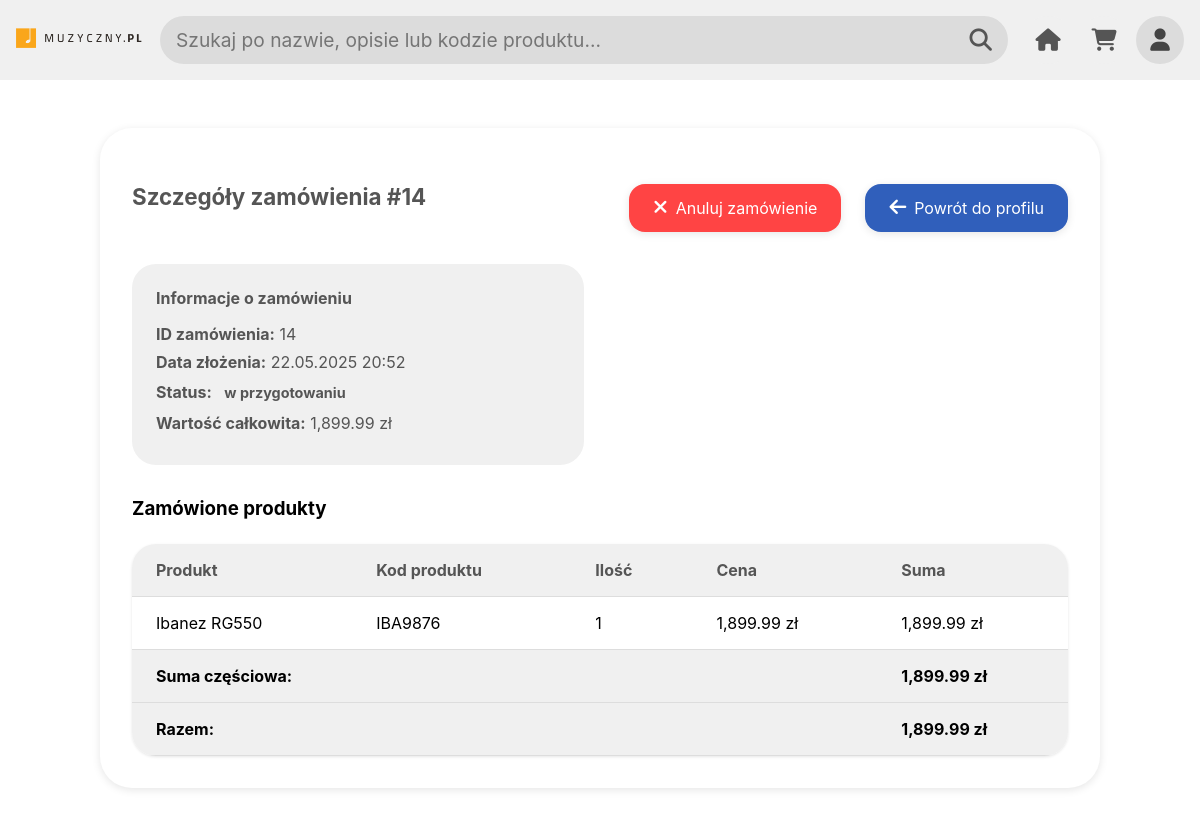
The app's page /src/pages/profile.php?order_details=14 (signed in) with its own data.
### tables this page shows
CREATE TABLE `zamowienia` (
  `id` int(11) NOT NULL,
  `klient_id` int(11) NOT NULL,
  `data_zamowienia` datetime NOT NULL DEFAULT current_timestamp(),
  `status` enum('w przygotowaniu','wysłane','dostarczone','anulowane') NOT NULL DEFAULT 'w przygotowaniu',
  `kod_promocyjny_id` int(11) DEFAULT NULL,
  `adres_wysylki` text NOT NULL
);

CREATE TABLE `zamowienie_szczegoly` (
  `id` int(11) NOT NULL,
  `zamowienie_id` int(11) NOT NULL,
  `instrument_id` int(11) NOT NULL,
  `ilosc` int(11) NOT NULL CHECK (`ilosc` > 0),
  `cena` decimal(10,2) NOT NULL CHECK (`cena` > 0)
);

CREATE TABLE `instrumenty` (
  `id` int(11) NOT NULL,
  `kod_produktu` varchar(16) NOT NULL,
  `nazwa` varchar(255) NOT NULL,
  `opis` text NOT NULL,
  `cena_sprzedazy` decimal(10,2) NOT NULL COMMENT 'Cena sprzedaży detalicznej',
  `cena_kupna` decimal(10,2) NOT NULL COMMENT 'Cena zakupu od producenta',
  `cena_wypozyczenia_dzien` decimal(10,2) NOT NULL COMMENT 'Cena wypożyczenia za dzień',
  `stan_magazynowy` int(11) NOT NULL DEFAULT 0 CHECK (`stan_magazynowy` >= 0),
  `producent_id` int(11) NOT NULL,
  `kategoria_id` int(11) NOT NULL
);

### src/includes/fetch/fetch_order_details.php (called while the page is built, shortened)
<?php
function fetchOrderDetails($order_id, $connection) {
  $order_id = mysqli_real_escape_string($connection, $order_id);
  $sql = "SELECT z.*, u.nazwa_uzytkownika as nazwa_klienta, k.id as klient_id
          FROM zamowienia z
          JOIN klienci k ON z.klient_id = k.id
          JOIN uzytkownicy u ON k.uzytkownik_id = u.id
          WHERE z.id = '$order_id'";
  $result = mysqli_query($connection, $sql);
  $order = mysqli_fetch_assoc($result);
  $sql = "SELECT zs.*, i.nazwa, i.kod_produktu
          FROM zamowienie_szczegoly zs
          JOIN instrumenty i ON zs.instrument_id = i.id
          WHERE zs.zamowienie_id = '$order_id'";
  $result = mysqli_query($connection, $sql);
  $items = [];
  $subtotal = 0;
  while ($item = mysqli_fetch_assoc($result)) {
    $items[] = $item;
    $subtotal += $item['cena'] * $item['ilosc'];
  }
  $discount_percent = 0;
  $discount_amount = $discount_percent > 0 ? $subtotal * ($discount_percent / 100) : 0;
  $total = $subtotal - $discount_amount;
  $summary = [
    'subtotal' => number_format($subtotal, 2),
    'discount' => $discount_percent > 0 ? number_format($discount_amount, 2) : null,
    'discount_percent' => $discount_percent > 0 ? $discount_percent : null,
    'total' => number_format($total, 2)
  ];
  $order['data_zamowienia'] = date('d.m.Y H:i', strtotime($order['data_zamowienia']));
  $order['adres'] = null;
  return [
    'order' => $order,
    'items' => $items,
    'summary' => $summary
  ];
}

### src/pages/profile.php (the view, shortened to what this page needs)
<?php
  include_once '../includes/config/db_config.php';
  include_once '../includes/fetch/fetch_order_details.php';
  $ORDER_STATUSES = [
    'w przygotowaniu' => ['class' => 'status-badge warning'],
    'wysłane' => ['class' => 'status-badge info'],
    'dostarczone' => ['class' => 'status-badge success'],
    'anulowane' => ['class' => 'status-badge danger']
  ];
  $errors = [
    'email' => '',
    'password' => '',
    'employee' => '',
    'employee_password' => '',
    'register_email' => '',
    'register_password' => '',
    'register_username' => '',
  ];
  $values = [
    'email' => '',
    'employee_id' => '',
    'register_email' => '',
    'register_username' => '',
  ];
  $isLoggedIn = isset($_SESSION['user_id']);
  if ($isLoggedIn) {
    $userId = $_SESSION['user_id'];
    $query = "SELECT u.*, k.id as klient_id FROM uzytkownicy u
              LEFT JOIN klienci k ON u.id = k.uzytkownik_id
              WHERE u.id = ?";
    $stmt = mysqli_prepare($connection, $query);
    mysqli_stmt_bind_param($stmt, 'i', $userId);
    mysqli_stmt_execute($stmt);
    $result = mysqli_stmt_get_result($stmt);
    $userData = mysqli_fetch_assoc($result);
    if (isset($_GET['order_details']) && is_numeric($_GET['order_details'])) {
      $orderDetails = fetchOrderDetails($_GET['order_details'], $connection);
      if ($orderDetails && $orderDetails['order']['klient_id'] == $userData['klient_id']) {
        $viewingOrderDetails = true;
      }
    }
  } else {
    if ($_SERVER["REQUEST_METHOD"] === "POST") {
      handleLogin($connection, $errors, $values);
      handleEmployeeLogin($connection, $errors, $values);
      handleRegistration($connection, $errors, $values);
    }
  }
?>
<!DOCTYPE html>
<html lang="pl">
<head>
  <link href="../assets/css/profile.css" rel="stylesheet">
</head>
<body>
<?php include '../components/header.php'; ?>
<main class="fade-in">
  <?php if ($isLoggedIn): ?>
    <?php if (isset($viewingOrderDetails) && $orderDetails): ?>
      <div class="order-details-container">
        <div class="order-details-header">
          <h2>Szczegóły zamówienia #<?= $orderDetails['order']['id'] ?></h2>
          <div class="button-group">
            <?php if ($orderDetails['order']['status'] !== 'dostarczone' && $orderDetails['order']['status'] !== 'anulowane'): ?>
              <form method="POST" class="cancel-order-form" onsubmit="return confirm('Czy na pewno chcesz anulować to zamówienie?');">
                <button type="submit" name="cancel_order" class="form-button btn-danger">
                  <i class="fas fa-times"></i> Anuluj zamówienie
                </button>
              </form>
            <?php endif; ?>
            <a href="profile.php" class="form-button"><i class="fas fa-arrow-left"></i> Powrót do profilu</a>
          </div>
        </div>
        <div class="order-info">
          <div class="info-group">
            <h3>Informacje o zamówieniu</h3>
            <p><strong>ID zamówienia:</strong> <?= $orderDetails['order']['id'] ?></p>
            <p><strong>Data złożenia:</strong> <?= $orderDetails['order']['data_zamowienia'] ?></p>
            <p><strong>Status:</strong>
              <span class="status-badge <?= $ORDER_STATUSES[$orderDetails['order']['status']]['class'] ?>">
                <?= $orderDetails['order']['status'] ?>
              </span>
            </p>
            <p><strong>Wartość całkowita:</strong> <?= $orderDetails['summary']['total'] ?> zł</p>
          </div>
        </div>
        <h3>Zamówione produkty</h3>
        <div class="admin-table-wrapper">
          <table class="admin-table">
            <thead>
              <tr>
                <th>Produkt</th>
                <th>Kod produktu</th>
                <th>Ilość</th>
                <th>Cena</th>
                <th>Suma</th>
              </tr>
            </thead>
            <tbody>
              <?php foreach ($orderDetails['items'] as $item): ?>
                <tr>
                  <td><?= htmlspecialchars($item['nazwa']) ?></td>
                  <td><?= htmlspecialchars($item['kod_produktu']) ?></td>
                  <td><?= $item['ilosc'] ?></td>
                  <td><?= number_format($item['cena'], 2) ?> zł</td>
                  <td><?= number_format($item['cena'] * $item['ilosc'], 2) ?> zł</td>
                </tr>
              <?php endforeach; ?>
            </tbody>
            <tfoot>
              <tr>
                <td colspan="4" class="text-right"><strong>Suma częściowa:</strong></td>
                <td><?= $orderDetails['summary']['subtotal'] ?> zł</td>
              </tr>
              <tr>
                <td colspan="4" class="text-right"><strong>Razem:</strong></td>
                <td><strong><?= $orderDetails['summary']['total'] ?> zł</strong></td>
              </tr>
            </tfoot>
          </table>
        </div>
      </div>
    <?php endif; ?>
  <?php endif; ?>
</main>
</body>
</html>

### src/assets/css/profile.css (style rules this page uses)
html, body, main { width: 100%; height: 100%; }
.form-button, .order-actions .form-button { display: flex; flex-direction: row; justify-content: center; align-items: center; gap: var(--spacing-xs); height: var(--button-height-lg); padding-inline: var(--spacing-md); border-radius: var(--radius-sm); color: var(--button-text-color); background-color: var(--button-more-bg); box-shadow: 0 2px 8px rgba(0, 0, 0, 0.1); text-decoration: none; width: fit-content; border: none; cursor: pointer; }
.form-button.btn-danger { background-color: var(--error-color); }
.button-group { display: flex; gap: var(--spacing-md); justify-content: flex-end; margin-top: var(--spacing-md); }
.btn-danger { background-color: var(--error-color); color: var(--button-text-color); }
.order-details-container { align-self: center; width: 100%; max-width: 1000px; margin: var(--spacing-lg) auto; padding: var(--spacing-lg); border-radius: var(--radius-lg); background-color: var(--primary-bg); box-shadow: 0 2px 8px rgba(0, 0, 0, 0.1); }
.order-details-header { display: flex; justify-content: space-between; align-items: center; margin-bottom: var(--spacing-lg); }
.order-details-header h2 { margin: 0; font-size: var(--font-xl); color: var(--text-color); }
.order-details-header .form-button { width: auto; padding: var(--spacing-sm) var(--spacing-md); }
.order-info { display: grid; grid-template-columns: 1fr 1fr; gap: var(--spacing-lg); margin-bottom: var(--spacing-lg); }
.info-group { background-color: var(--secondary-bg); padding: var(--spacing-md); border-radius: var(--radius-md); }
.info-group h3 { margin: 0 0 var(--spacing-sm); color: var(--text-color); font-size: var(--font-md); }
.info-group p { margin: var(--spacing-xs) 0; color: var(--text-color); }
.admin-table-wrapper { overflow-x: auto; margin-top: var(--spacing-md); background-color: var(--primary-bg); border-radius: var(--radius-md); box-shadow: 0 1px 3px rgba(0, 0, 0, 0.1); }
.admin-table { width: 100%; border-collapse: collapse; }
.admin-table th, .admin-table td { padding: var(--spacing-sm) var(--spacing-md); text-align: left; border-bottom: 1px solid var(--form-border); }
.admin-table th { background-color: var(--secondary-bg); font-weight: bold; color: var(--text-color); white-space: nowrap; }
.admin-table tfoot td { background-color: var(--secondary-bg); font-weight: bold; }
.text-right { text-align: right; }
.status-badge { padding: var(--spacing-xxs) var(--spacing-xs); border-radius: var(--radius-xs); font-size: var(--font-sm); font-weight: bold; display: inline-block; text-align: center; min-width: 100px; }
.status-badge.warning { background-color: var(--warning-bg); color: var(--warning-text); }
.review-product-btn, .form-button { display: flex; flex-direction: row; justify-content: center; align-items: center; gap: var(--spacing-xs); height: var(--button-height-lg); padding-inline: var(--spacing-md); border-radius: var(--radius-sm); color: var(--button-text-color); background-color: var(--button-more-bg); box-shadow: 0 2px 8px rgba(0, 0, 0, 0.1); text-decoration: none; width: fit-content; font-size: var(--font-md); }
.review-product-btn i, .form-button i { font-size: var(--font-lg); }
h2 { font-size: var(--font-lg); color: var(--text-color); margin-bottom: var(--spacing-md); }

### records on screen
zamowienia: id "14", status "w przygotowaniu"
zamowienie_szczegoly: instrument.nazwa "Ibanez RG550", instrument.kod_produktu "IBA9876", ilosc "1", cena "1,899.99", $item['cena'] * $item['ilosc'] "1,899.99"

### other values on screen
$orderDetails['order']['data_zamowienia'] "22.05.2025 20:52"
$orderDetails['summary']['total'] "1,899.99"
$orderDetails['summary']['subtotal'] "1,899.99"
